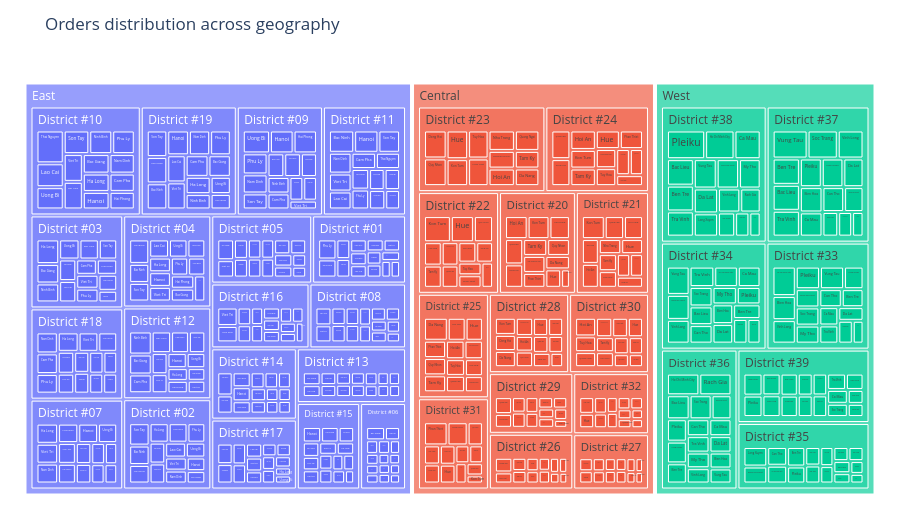
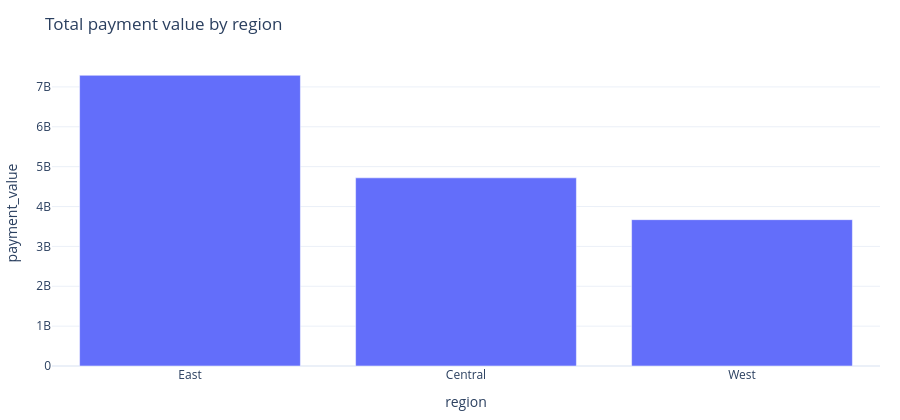

The notebook cell these images were saved under, in order:
### Markdown cell above
## Customer Geography (Orders + Payments across Regions)

### Code cell
# %% Customer Geography
""" MARKDOWN INSIGHT: Geography breakdowns highlight demand concentration and potential operational mismatches. Pair orders with payment value/method to detect regional payment friction or differing customer value. """

if orders_enriched is None or orders_enriched.empty:
    print("[skip] Need orders (+ geography/customers) to analyze geography.")
else:
    geo = orders_enriched.copy()
    region_col = pick_first_existing(geo, ["region"])
    district_col = pick_first_existing(geo, ["district"])
    city_col = pick_first_existing(geo, ["city"])
    if region_col is None:
        print("[skip] No region column available (check geography join on zip).")
    else:
        base_cols = [c for c in [region_col, district_col, city_col] if c is not None]
        value_col = "order_id" if "order_id" in geo.columns else None
        geo_kpi = geo.groupby(base_cols, as_index=False).agg(
            orders=(value_col, "nunique") if value_col else (base_cols[0], "size"),
            customers=("customer_id", "nunique") if "customer_id" in geo.columns else (base_cols[0], "size"),
        )
        geo_kpi = geo_kpi.sort_values("orders", ascending=False)
        display(geo_kpi.head(15))

        # Payments join (optional)
        pay_kpi = None
        if payments_df is not None and "order_id" in payments_df.columns and "order_id" in geo.columns:
            pay = payments_df.copy()
            if "payment_value" in pay.columns:
                pay["payment_value"] = pd.to_numeric(pay["payment_value"], errors="coerce")
            pay = safe_merge(pay, geo[["order_id", region_col]], on="order_id", how="left")
            if "payment_value" in pay.columns:
                pay_kpi = pay.groupby(region_col, as_index=False).agg(
                    payment_value=("payment_value", "sum"),
                    orders=("order_id", "nunique"),
                )
                pay_kpi["aov"] = pay_kpi["payment_value"] / pay_kpi["orders"].replace({0: np.nan})

        # Treemap: orders by geo hierarchy
        treemap_path = [c for c in [region_col, district_col, city_col] if c is not None]
        fig = px.treemap(
            geo_kpi,
            path=treemap_path,
            values="orders",
            title="Orders distribution across geography",
        )
        fig.update_layout(margin=dict(l=20, r=20, t=60, b=20), height=520)
        fig.show()

        # Heatmap: payment method share by region
        if payments_df is not None and "payment_method" in payments_df.columns and "order_id" in payments_df.columns:
            pay2 = payments_df.copy()
            pay2 = safe_merge(pay2, geo[["order_id", region_col]], on="order_id", how="left")
            if region_col in pay2.columns:
                ctab = pd.crosstab(pay2[region_col], pay2["payment_method"], normalize="index")
                plt.figure(figsize=(12, max(4.5, 0.35 * len(ctab))))
                sns.heatmap(100.0 * ctab, annot=False, cmap="Blues")
                plt.title("Payment method mix by region (row %)")
                plt.xlabel("Payment method")
                plt.ylabel("Region")
                plt.tight_layout()
                plt.show()

        if pay_kpi is not None:
            fig2 = px.bar(
                pay_kpi.sort_values("payment_value", ascending=False),
                x=region_col,
                y="payment_value",
                title="Total payment value by region",
            )
            fig2.update_layout(height=420, margin=dict(l=40, r=20, t=60, b=40))
            fig2.show()

### Figure 1 — Plotly figure (JSON) as saved in the notebook; plotly's stock layout.template omitted (floating-point values rounded to 4 significant figures; data arrays with more than 128 entries replaced by an {"elided": "..."} marker saying what was removed)
{"data": [{"branchvalues": "total", "domain": {"x": [0, 1], "y": [0, 1]}, "hovertemplate": "labels=%{label}<br>orders=%{value}<br>parent=%{parent}<br>id=%{id}<extra></extra>", "ids": {"elided": "576 str values"}, "labels": {"elided": "576 str values"}, "name": "", "parents": {"elided": "576 str values"}, "type": "treemap", "values": {"elided": "576 float values"}}], "layout": {"height": 520, "legend": {"tracegroupgap": 0}, "margin": {"b": 20, "l": 20, "r": 20, "t": 60}, "title": {"text": "Orders distribution across geography"}}}

### Figure 2 — Plotly figure (JSON) as saved in the notebook; plotly's stock layout.template omitted (floating-point values rounded to 4 significant figures)
{"data": [{"hovertemplate": "region=%{x}<br>payment_value=%{y}<extra></extra>", "legendgroup": "", "marker": {"color": "#636efa", "pattern": {"shape": ""}}, "name": "", "orientation": "v", "showlegend": false, "textposition": "auto", "type": "bar", "x": ["East", "Central", "West"], "xaxis": "x", "y": [7291000000.0, 4719000000.0, 3670000000.0], "yaxis": "y"}], "layout": {"barmode": "relative", "height": 420, "legend": {"tracegroupgap": 0}, "margin": {"b": 40, "l": 40, "r": 20, "t": 60}, "title": {"text": "Total payment value by region"}, "xaxis": {"anchor": "y", "domain": [0, 1], "title": {"text": "region"}}, "yaxis": {"anchor": "x", "domain": [0, 1], "title": {"text": "payment_value"}}}}
